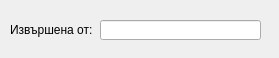
<?xml version="1.0" encoding="UTF-8"?>
<ui version="4.0">
 <class>DentistMadeWidget</class>
 <widget class="QWidget" name="DentistMadeWidget">
  <property name="geometry">
   <rect>
    <x>0</x>
    <y>0</y>
    <width>279</width>
    <height>58</height>
   </rect>
  </property>
  <property name="windowTitle">
   <string>DentistMadeWidget</string>
  </property>
  <widget class="QLineEdit" name="uinEdit">
   <property name="geometry">
    <rect>
     <x>100</x>
     <y>20</y>
     <width>161</width>
     <height>20</height>
    </rect>
   </property>
   <property name="text">
    <string/>
   </property>
   <property name="maxLength">
    <number>9</number>
   </property>
  </widget>
  <widget class="QLabel" name="label_2">
   <property name="geometry">
    <rect>
     <x>10</x>
     <y>20</y>
     <width>91</width>
     <height>20</height>
    </rect>
   </property>
   <property name="text">
    <string>Извършена от:</string>
   </property>
  </widget>
 </widget>
 <layoutdefault spacing="6" margin="11"/>
 <resources/>
 <connections/>
</ui>
